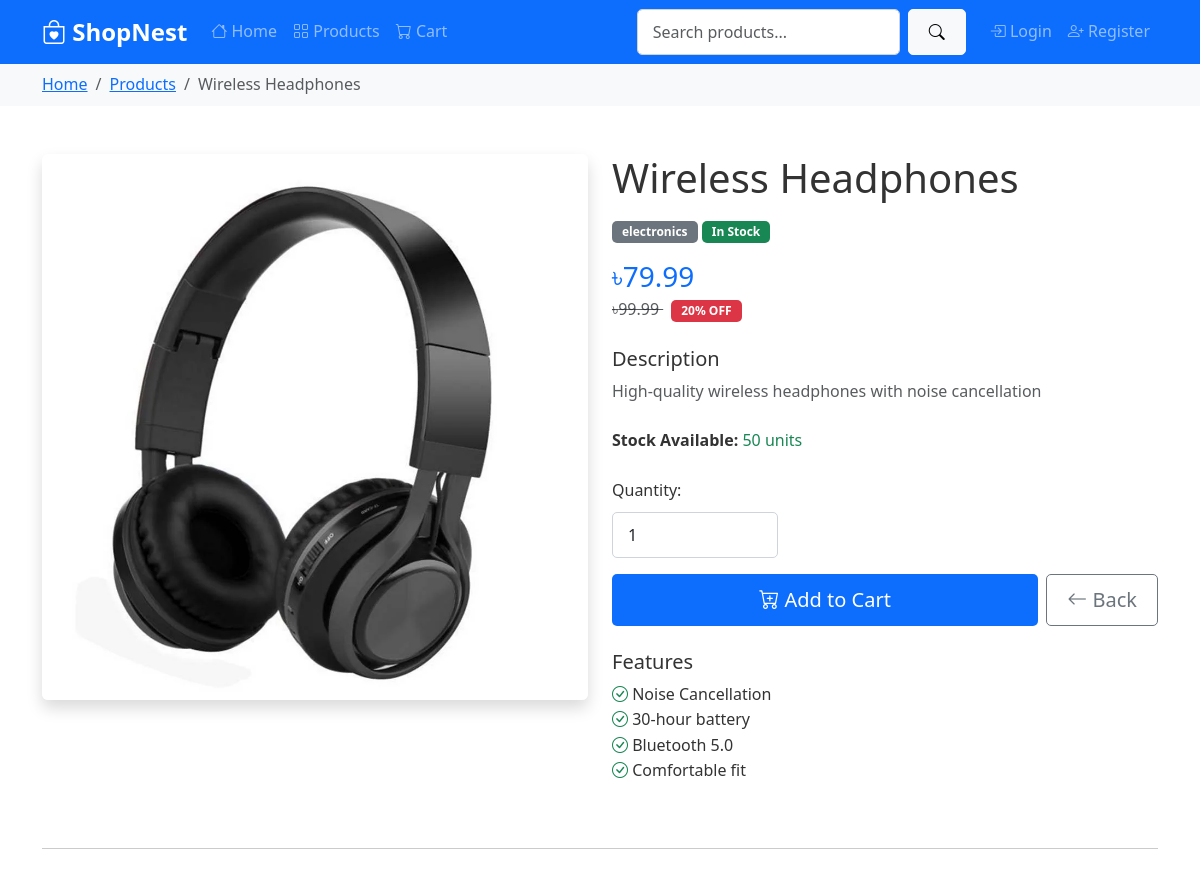
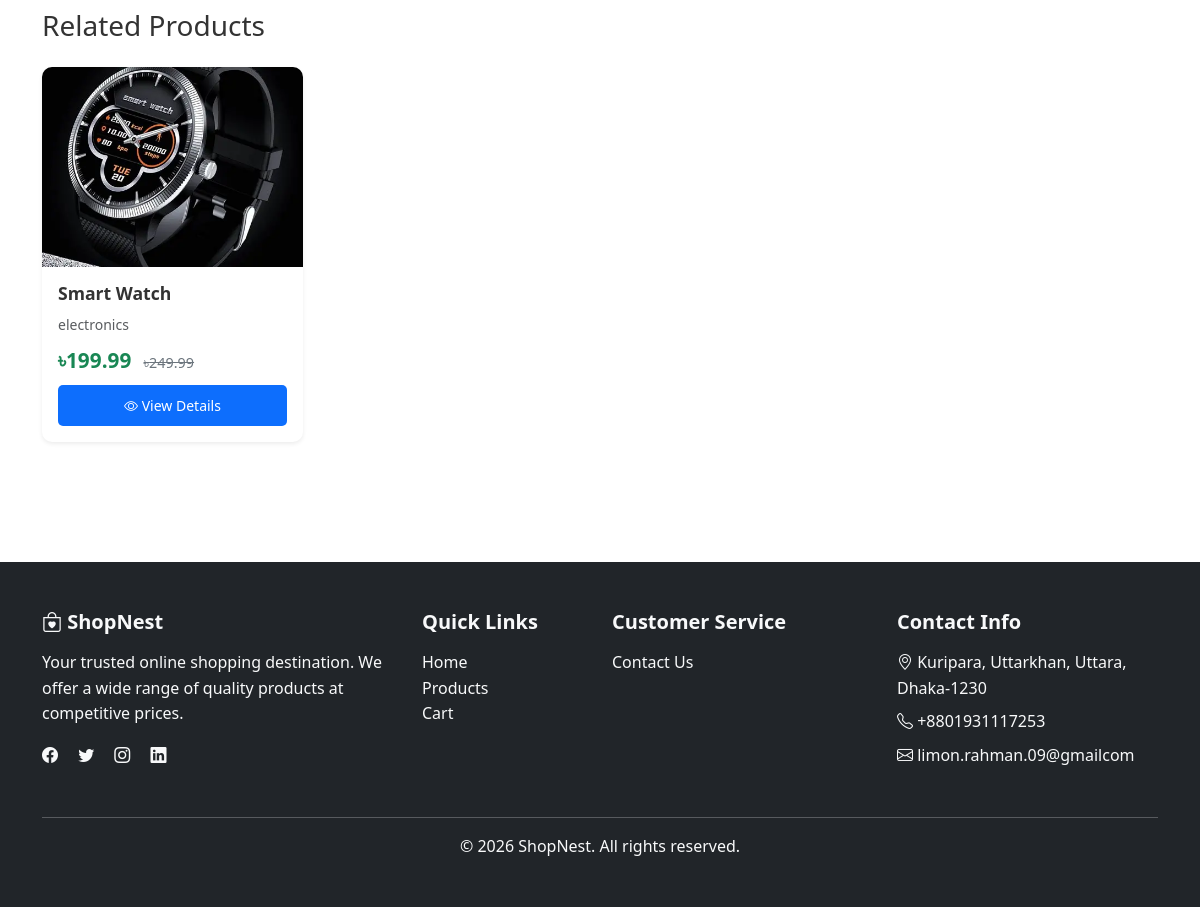
Screenshot of /product_details.php?id=1 with the database file from the repository (2 pictures, top to bottom).
### tables this page shows
CREATE TABLE IF NOT EXISTS products (
    id INT AUTO_INCREMENT PRIMARY KEY,
    name VARCHAR(200) NOT NULL,
    description TEXT,
    category VARCHAR(50) NOT NULL,
    price DECIMAL(10, 2) NOT NULL,
    old_price DECIMAL(10, 2) DEFAULT NULL,
    stock INT DEFAULT 0,
    image VARCHAR(500),
    features TEXT,
    created_at TIMESTAMP DEFAULT CURRENT_TIMESTAMP,
    updated_at TIMESTAMP DEFAULT CURRENT_TIMESTAMP ON UPDATE CURRENT_TIMESTAMP
);

### product_details.php (the view, shortened to what this page needs)
<?php
require_once 'includes/DbConnection.php';
$product_id = isset($_GET['id']) ? intval($_GET['id']) : 0;
$from_admin = isset($_GET['from']) && $_GET['from'] === 'admin';
$query = "SELECT * FROM products WHERE id = $product_id";
$result = mysqli_query($dbconnection, $query);
$product = mysqli_fetch_assoc($result);
include 'includes/header.php';
$category_escaped = mysqli_real_escape_string($dbconnection, $product['category']);
$related_query = "SELECT * FROM products WHERE category = '$category_escaped' AND id != $product_id LIMIT 4";
$related_result = mysqli_query($dbconnection, $related_query);
?>
<nav aria-label="breadcrumb" class="bg-light py-2">
    <div class="container">
        <ol class="breadcrumb mb-0">
            <li class="breadcrumb-item"><a href="index.php">Home</a></li>
            <li class="breadcrumb-item"><a href="products.php">Products</a></li>
            <li class="breadcrumb-item active" aria-current="page"><?php echo htmlspecialchars($product['name']); ?></li>
        </ol>
    </div>
</nav>
<section class="py-5">
    <div class="container">
        <div class="row">
            <div class="col-md-6 mb-4">
                <div class="product-image-main">
                    <?php
                    $image_path = $product['image'];
                    if (!empty($image_path) && strpos($image_path, 'http') !== 0 && strpos($image_path, '/') !== 0) {
                        $image_path = 'assets/images/' . $image_path;
                    }
                    ?>
                    <img src="<?php echo htmlspecialchars($image_path); ?>"
                         alt="<?php echo htmlspecialchars($product['name']); ?>"
                         class="img-fluid rounded shadow">
                </div>
            </div>
            <div class="col-md-6">
                <h1 class="mb-3"><?php echo htmlspecialchars($product['name']); ?></h1>
                <p class="mb-3">
                    <span class="badge bg-secondary"><?php echo htmlspecialchars($product['category']); ?></span>
                    <?php if($product['stock'] > 0): ?>
                        <span class="badge bg-success">In Stock</span>
                    <?php else: ?>
                        <span class="badge bg-danger">Out of Stock</span>
                    <?php endif; ?>
                </p>
                <div class="mb-4">
                    <h3 class="text-primary mb-1">
                        ৳<?php echo number_format($product['price'], 2); ?>
                    </h3>
                    <?php if(isset($product['old_price']) && $product['old_price'] > 0): ?>
                        <span class="text-muted text-decoration-line-through">
                            ৳<?php echo number_format($product['old_price'], 2); ?>
                        </span>
                        <span class="badge bg-danger ms-2">
                            <?php
                            $discount = (($product['old_price'] - $product['price']) / $product['old_price']) * 100;
                            echo number_format($discount, 0) . '% OFF';
                            ?>
                        </span>
                    <?php endif; ?>
                </div>
                <div class="mb-4">
                    <h5>Description</h5>
                    <p class="text-muted"><?php echo nl2br(htmlspecialchars($product['description'])); ?></p>
                </div>
                <div class="mb-4">
                    <p class="mb-2">
                        <strong>Stock Available:</strong>
                        <span class="text-<?php echo $product['stock'] > 0 ? 'success' : 'danger'; ?>">
                            <?php echo $product['stock']; ?> units
                        </span>
                    </p>
                </div>
                <?php if($product['stock'] > 0): ?>
                    <form action="cart.php" method="POST" class="mb-4">
                        <div class="row mb-3">
                            <div class="col-md-4">
                                <label for="quantity" class="form-label">Quantity:</label>
                                <input type="number"
                                       class="form-control"
                                       id="quantity"
                                       name="quantity"
                                       value="1"
                                       min="1"
                                       max="<?php echo $product['stock']; ?>"
                                       required>
                            </div>
                        </div>
                        <div class="d-grid gap-2 d-md-flex">
                            <button type="submit" class="btn btn-primary btn-lg flex-fill">
                                <i class="bi bi-cart-plus"></i> Add to Cart
                            </button>
                            <?php if($from_admin): ?>
                                <a href="admin/products.php" class="btn btn-outline-secondary btn-lg">
                                    <i class="bi bi-arrow-left"></i> Back to Admin Products
                                </a>
                            <?php else: ?>
                                <button type="button" class="btn btn-outline-secondary btn-lg" onclick="window.history.back()">
                                    <i class="bi bi-arrow-left"></i> Back
                                </button>
                            <?php endif; ?>
                        </div>
                    </form>
                <?php endif; ?>
                <?php if(isset($product['features']) && !empty($product['features'])): ?>
                    <div class="mt-4">
                        <h5>Features</h5>
                        <ul class="list-unstyled">
                            <?php
                            $features = explode("\n", $product['features']);
                            foreach($features as $feature):
                                if(trim($feature)):
                            ?>
                                <li><i class="bi bi-check-circle text-success"></i> <?php echo htmlspecialchars(trim($feature)); ?></li>
                            <?php
                                endif;
                            endforeach;
                            ?>
                        </ul>
                    </div>
                <?php endif; ?>
            </div>
        </div>
        <?php if($related_result && mysqli_num_rows($related_result) > 0): ?>
            <hr class="my-5">
            <div class="row">
                <div class="col-12">
                    <h3 class="mb-4">Related Products</h3>
                </div>
                <?php while($related = mysqli_fetch_assoc($related_result)):
                    $related_image = $related['image'];
                    if (!empty($related_image) && strpos($related_image, 'http') !== 0 && strpos($related_image, '/') !== 0) {
                        $related_image = 'assets/images/' . $related_image;
                    }
                ?>
                    <div class="col-lg-3 col-md-4 col-sm-6 mb-4">
                        <div class="card product-card shadow-sm h-100">
                            <img src="<?php echo htmlspecialchars($related_image); ?>"
                                 class="card-img-top"
                                 alt="<?php echo htmlspecialchars($related['name']); ?>"
                                 style="height: 200px; object-fit: cover;">
                            <div class="card-body d-flex flex-column">
                                <h5 class="card-title"><?php echo htmlspecialchars($related['name']); ?></h5>
                                <p class="text-muted small mb-2"><?php echo htmlspecialchars($related['category']); ?></p>
                                <div class="mt-auto">
                                    <div class="mb-2">
                                        <span class="price">৳<?php echo number_format($related['price'], 2); ?></span>
                                        <?php if(isset($related['old_price']) && $related['old_price'] > 0): ?>
                                            <span class="old-price ms-2">৳<?php echo number_format($related['old_price'], 2); ?></span>
                                        <?php endif; ?>
                                    </div>
                                    <a href="product_details.php?id=<?php echo $related['id']; ?>"
                                       class="btn btn-primary btn-sm w-100">
                                        <i class="bi bi-eye"></i> View Details
                                    </a>
                                </div>
                            </div>
                        </div>
                    </div>
                <?php endwhile; ?>
            </div>
        <?php endif; ?>
    </div>
</section>
<?php
include 'includes/footer.php';
?>

### assets/css/style.css (style rules this page uses)
:root { --primary-color: #0d6efd; --secondary-color: #6c757d; --success-color: #198754; --danger-color: #dc3545; --warning-color: #ffc107; --info-color: #0dcaf0; --light-color: #f8f9fa; --dark-color: #212529; }
body { font-family: 'Segoe UI', Tahoma, Geneva, Verdana, sans-serif; line-height: 1.6; color: #333; }
.product-card { transition: transform 0.3s ease, box-shadow 0.3s ease; border: none; border-radius: 10px; overflow: hidden; height: 100%; }
.product-card img { height: 250px; object-fit: cover; transition: transform 0.3s ease; }
.product-card .card-body { display: flex; flex-direction: column; }
.product-card .card-title { font-size: 1.1rem; font-weight: 600; margin-bottom: 10px; color: #333; }
.product-card .price { font-size: 1.3rem; font-weight: bold; color: #198754; margin-top: auto; }
.product-card .old-price { font-size: 0.9rem; color: #6c757d; text-decoration: line-through; }
.btn { border-radius: 5px; padding: 10px 20px; font-weight: 500; transition: all 0.3s ease; }
.btn-primary { background-color: var(--primary-color); border: none; }
.form-control, .form-select { border-radius: 5px; border: 1px solid #ced4da; padding: 10px 15px; }
.badge { padding: 5px 10px; border-radius: 5px; }
.text-primary { color: var(--primary-color) !important; }
.shadow-sm { box-shadow: 0 0.125rem 0.25rem rgba(0, 0, 0, 0.075) !important; }
.rounded { border-radius: 0.375rem !important; }

### rows the page displays
products: name "Wireless Headphones", category "electronics", price "79.99", old_price "99.99", discount "20", description "High-quality wireless headphones with noise cancellation", stock "50", features "Noise Cancellation", features "30-hour battery", features "Bluetooth 5.0", features "Comfortable fit"
products: name "Smart Watch", category "electronics", price "199.99", old_price "249.99"
